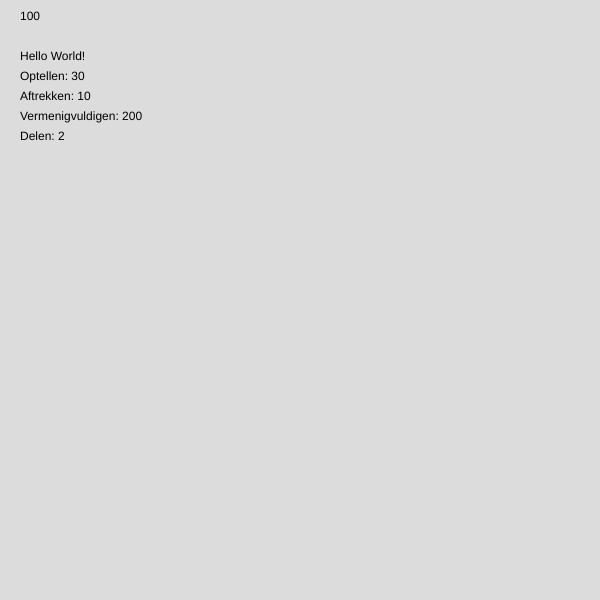
Frame 1 (no input)
Frame 60 (no input): identical to frame 1, image omitted
Frame 120 (the mouse pressed at the canvas centre since frame 60): identical to frame 1, image omitted

The p5.js sketch that drew this single still picture (run headless with seeded random() and noise() and a simulated clock; from frame 60 on, the mouse is pressed at the canvas centre):

// p5.js sketch
// ── sketch.js
// Variabelen

let x = 100;
let greeting = "Hello World!";
let a = 20;
let b = 10;
let optellen = a + b;
let aftrekken = a - b;
let vermenigvuldigen = a * b;
let delen = a / b;


function setup() {

  createCanvas(600, 600);

}


function draw() {

  background(220);

  // x
  text(x, 20, 20);

  // Tekst
  text(greeting, 20, 60);

  // y
  let y = 80;

  text("Optellen: " + optellen, 20, y);

  y = y + 20;

  text("Aftrekken: " + aftrekken, 20, y);

  y = y + 20;

  text("Vermenigvuldigen: " + vermenigvuldigen, 20, y);

  y = y + 20;

  text("Delen: " + delen, 20, y);

}
